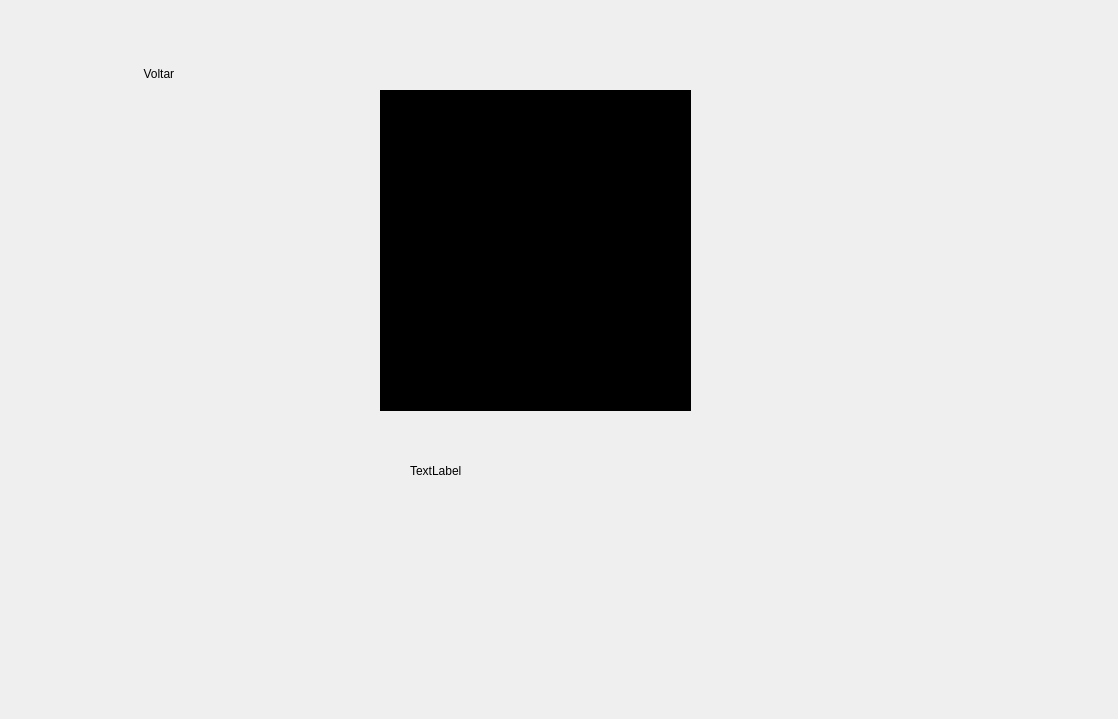
<?xml version="1.0" encoding="UTF-8"?>
<ui version="4.0">
 <class>MainWindow</class>
 <widget class="QMainWindow" name="MainWindow">
  <property name="geometry">
   <rect>
    <x>0</x>
    <y>0</y>
    <width>1118</width>
    <height>719</height>
   </rect>
  </property>
  <property name="windowTitle">
   <string>MainWindow</string>
  </property>
  <property name="styleSheet">
   <string notr="true">  background-image: url(:/image-back.png);
    background-repeat: no-repeat;
    background-position: center;
    background-attachment: fixed;

    border-radius: 6px;
</string>
  </property>
  <widget class="QWidget" name="centralwidget">
   <widget class="QStackedWidget" name="stackedWidget">
    <property name="geometry">
     <rect>
      <x>30</x>
      <y>-10</y>
      <width>1061</width>
      <height>641</height>
     </rect>
    </property>
    <property name="currentIndex">
     <number>2</number>
    </property>
    <widget class="QWidget" name="pageHome">
     <widget class="QPushButton" name="btnCriarColaborador">
      <property name="geometry">
       <rect>
        <x>270</x>
        <y>120</y>
        <width>141</width>
        <height>51</height>
       </rect>
      </property>
      <property name="styleSheet">
       <string notr="true">    background-color: rgba(255, 255, 255, 180);
    color: black;
    border: 2px solid white;
    border-radius: 6px;
    padding: 6px 14px;
    font-size: 13px;</string>
      </property>
      <property name="text">
       <string>Criar Colaborador</string>
      </property>
     </widget>
     <widget class="QPushButton" name="btnCapturar">
      <property name="geometry">
       <rect>
        <x>580</x>
        <y>120</y>
        <width>141</width>
        <height>51</height>
       </rect>
      </property>
      <property name="styleSheet">
       <string notr="true">    background-color: rgba(255, 255, 255, 180);
    color: black;
    border: 2px solid white;
    border-radius: 6px;
    padding: 6px 14px;
    font-size: 13px;</string>
      </property>
      <property name="text">
       <string>Capturar</string>
      </property>
     </widget>
    </widget>
    <widget class="QWidget" name="pageCriarColaborador">
     <widget class="QStackedWidget" name="stackedCriar">
      <property name="geometry">
       <rect>
        <x>30</x>
        <y>20</y>
        <width>991</width>
        <height>591</height>
       </rect>
      </property>
      <widget class="QWidget" name="stepDados">
       <widget class="QWidget" name="formColaborador" native="true">
        <property name="geometry">
         <rect>
          <x>290</x>
          <y>190</y>
          <width>321</width>
          <height>271</height>
         </rect>
        </property>
        <property name="styleSheet">
         <string notr="true">    background-color: rgba(255, 255, 255, 180);
    color: black;
    border: 2px solid white;
    border-radius: 6px;
    padding: 6px 14px;
    font-size: 13px;</string>
        </property>
        <layout class="QFormLayout" name="formLayout_2">
         <item row="1" column="0">
          <widget class="QLabel" name="label_1">
           <property name="text">
            <string>Nome:</string>
           </property>
          </widget>
         </item>
         <item row="2" column="0">
          <widget class="QLineEdit" name="inputNome"/>
         </item>
         <item row="2" column="1">
          <widget class="QLineEdit" name="inputApelido">
           <property name="styleSheet">
            <string notr="true">    background-color: rgba(255, 255, 255, 180);
    color: black;
    border: 2px solid white;
    border-radius: 6px;
    padding: 6px 14px;
    font-size: 13px;</string>
           </property>
          </widget>
         </item>
         <item row="8" column="1">
          <widget class="QPushButton" name="btnSeguinte">
           <property name="styleSheet">
            <string notr="true">    background-color: rgba(255, 255, 255, 180);
    color: black;
    border: 2px solid white;
    border-radius: 6px;
    padding: 6px 14px;
    font-size: 13px;</string>
           </property>
           <property name="text">
            <string>Seguinte</string>
           </property>
          </widget>
         </item>
         <item row="3" column="0">
          <widget class="QLabel" name="label_2">
           <property name="text">
            <string>Data de Nascimento</string>
           </property>
          </widget>
         </item>
         <item row="4" column="0" colspan="2">
          <widget class="QDateEdit" name="inputDataNascimento"/>
         </item>
         <item row="1" column="1">
          <widget class="QLabel" name="label_3">
           <property name="styleSheet">
            <string notr="true">    background-color: rgba(255, 255, 255, 180);
    color: black;
    border: 2px solid white;
    border-radius: 6px;
    padding: 6px 14px;
    font-size: 13px;</string>
           </property>
           <property name="text">
            <string>Apelido</string>
           </property>
          </widget>
         </item>
        </layout>
       </widget>
       <widget class="QPushButton" name="btnVoltar_2">
        <property name="geometry">
         <rect>
          <x>60</x>
          <y>40</y>
          <width>111</width>
          <height>41</height>
         </rect>
        </property>
        <property name="text">
         <string>Voltar</string>
        </property>
       </widget>
      </widget>
      <widget class="QWidget" name="stepCaptura">
       <widget class="QLabel" name="labelVideo">
        <property name="geometry">
         <rect>
          <x>250</x>
          <y>90</y>
          <width>371</width>
          <height>241</height>
         </rect>
        </property>
        <property name="text">
         <string>TextLabel</string>
        </property>
       </widget>
      </widget>
      <widget class="QWidget" name="stepValidacao"/>
     </widget>
    </widget>
    <widget class="QWidget" name="pageCaptura">
     <widget class="QPushButton" name="btnVoltar">
      <property name="geometry">
       <rect>
        <x>70</x>
        <y>63</y>
        <width>121</width>
        <height>41</height>
       </rect>
      </property>
      <property name="text">
       <string>Voltar </string>
      </property>
     </widget>
     <widget class="QFrame" name="frameCamera">
      <property name="geometry">
       <rect>
        <x>350</x>
        <y>100</y>
        <width>311</width>
        <height>321</height>
       </rect>
      </property>
      <property name="styleSheet">
       <string notr="true">border: 3px solid white;
border-radius: 210px;
background-color: black;</string>
      </property>
      <property name="frameShape">
       <enum>QFrame::Shape::StyledPanel</enum>
      </property>
      <property name="frameShadow">
       <enum>QFrame::Shadow::Raised</enum>
      </property>
      <widget class="QLabel" name="labelVideo_2">
       <property name="geometry">
        <rect>
         <x>-90</x>
         <y>-10</y>
         <width>521</width>
         <height>341</height>
        </rect>
       </property>
       <property name="styleSheet">
        <string notr="true"/>
       </property>
       <property name="text">
        <string>TextLabel</string>
       </property>
       <property name="alignment">
        <set>Qt::AlignmentFlag::AlignCenter</set>
       </property>
      </widget>
     </widget>
     <widget class="QLabel" name="labelStatus">
      <property name="geometry">
       <rect>
        <x>380</x>
        <y>470</y>
        <width>251</width>
        <height>21</height>
       </rect>
      </property>
      <property name="text">
       <string>TextLabel</string>
      </property>
     </widget>
     <widget class="CircularProgress" name="circularProgress" native="true">
      <property name="geometry">
       <rect>
        <x>340</x>
        <y>90</y>
        <width>331</width>
        <height>341</height>
       </rect>
      </property>
      <property name="styleSheet">
       <string notr="true">background: transparent;
</string>
      </property>
     </widget>
    </widget>
   </widget>
  </widget>
  <widget class="QMenuBar" name="menubar">
   <property name="geometry">
    <rect>
     <x>0</x>
     <y>0</y>
     <width>1118</width>
     <height>21</height>
    </rect>
   </property>
  </widget>
  <widget class="QStatusBar" name="statusbar"/>
 </widget>
 <customwidgets>
  <customwidget>
   <class>CircularProgress</class>
   <extends>QWidget</extends>
   <header>circularprogress.h</header>
   <container>1</container>
  </customwidget>
 </customwidgets>
 <resources/>
 <connections/>
</ui>
